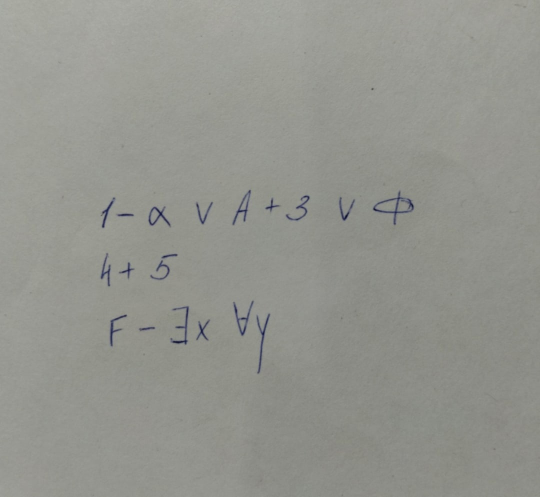
#> input picture TEST/real3.jpg, 1080 x 994 px, found by its file name (shown at 1/2 size)
$ jupyter execute --allow-errors CharacterRecognition.ipynb   (older library calls are emulated)
#> lines starting #> are read from the running program, lines starting #| are printed output that depends on the picture; after the words box and inside, x2 and y2 are one past the last pixel; in counts of white or black regions, pixels touching at a corner belong together; long printed decimals are rounded
### models/MathNet.py
import torch
import torch.nn as nn

# classes = ['(', ')', ',', '-',
#                    '0', '1', '2', '3', '4', '5', '6', '7', '8', '9',
#                    'A', '[', 'α', 'and', 'β', '∃', 'F', '∀',
#                    'γ', 'λ', 'μ', 'ω', 'or', 'φ', '→',
#                    'σ', 'sqrt', 'θ', 'v', 'x', 'y', 'z']

classes = ['(',
 ')',
 '+',
 '-',
 '0',
 '1',
 '2',
 '3',
 '4',
 '5',
 '6',
 '7',
 '8',
 '9',
 '=',
 'A',
 'C',
 'F',
 'I-',
 'alpha',
 'and',
 'beta',
 'delta',
 'equal',
 'exists',
 'forall',
 'gamma',
 '>',
 'lambda',
 'mu',
 'not',
 'omega',
 'or',
 'phi',
 'pi',
 'psi',
 'rightarrow',
 'sigma',
 'tau',
 'theta',
 'upsilon',
 'x',
 'y',
 'z',
 'Г']

NUM_CLASSES = len(classes)


# [4 lines left out: function map_pred, not called in this run]

class ResidiumBlock(torch.nn.Module):
    # [48 lines left out: functions __init__, forward, not called in this run]

class MathNet(torch.nn.Module):
    def __init__(self, out_size=NUM_CLASSES):
        super(MathNet, self).__init__()
        self.dropout_percentage = 0.44

        # 224x224x1 -> 112x112x64
        self.conv1 =  nn.Conv2d(in_channels=1, out_channels=64, kernel_size=7, stride=2, padding=3)
        self.bn1 = nn.BatchNorm2d(64)
        # 112x112x64 -> 56x56x64
        self.pool1 = nn.MaxPool2d(kernel_size=3, stride=2, padding=1)

        self.block1 = ResidiumBlock(64, 64, self.dropout_percentage, False) # 56x56x64 -> 56x56x64
        self.block2 = ResidiumBlock(64, 128, self.dropout_percentage) # 56x56x64 -> 28x28x128
        self.block3 = ResidiumBlock(128, 256, self.dropout_percentage) # 28x28x128 -> 14x14x256
        self.block4 = ResidiumBlock(256, 512, self.dropout_percentage) # 14x14x256 -> 7x7x512
        # 7x7x512 -> 1x1x512
        self.pool3 = torch.nn.AvgPool2d(kernel_size=7, stride=7, padding=0)
        self.dropout = nn.Dropout(p=self.dropout_percentage)
        # 512 -> NUM_CLASSES
        self.fc1 = torch.nn.Linear(512, NUM_CLASSES)

    # [13 lines left out: function forward, not called in this run]

### utils/printer.py
import models.MathNet as mnt
import utils.letter

classes = ['(', ')','+','-',
 '0','1','2', '3','4','5','6','7','8','9',
 '=',
 'A','C','F',
 'I-',
 'alpha',
 'and',
 'beta',
 'delta',
 'equal',
 'exists',
 'forall',
 'gamma',
 '>',
 'lambda',
 'mu',
 'not',
 'omega',
 'or',
 'phi',
 'pi',
 'psi',
 'rightarrow',
 'sigma',
 'tau',
 'theta',
 'upsilon',
 'x',
 'y',
 'z',
 'Г']

pretty_classes = ['(',
 ')',
 '+',
 '-',
 '0',
 '1',
 '2',
 '3',
 '4',
 '5',
 '6',
 '7',
 '8',
 '9',
 '=',
 'A',
 'C',
 'F',
 '├',
 'α',
 '⋀',
 'β',
 'δ',
 '≡',
 '∃',
 '∀',
 'γ',
 '>',
 'λ',
 'μ',
 '¬',
 'ω',
 '⋁',
 'φ',
 'pi',
 'ψ',
 '→',
 'σ',
 'τ',
 'θ',
 'υ',
 'x',
 'y',
 'z',
 'Г']

class PrettyPrinter:
    def __init__(self):
        pass

    def char(self, idx):
        return classes[idx]

    def pretty(self, idx):
        return pretty_classes[idx]

    # [30 lines left out: function print, not called in this run]

### CharacterRecognition.ipynb
[cell 1]
import torch
import numpy as np
import imutils
import time
import random
import cv2

from PIL import Image, ImageOps, ImageFont, ImageDraw
from torchvision import transforms

import matplotlib.pyplot as plt
import torch.nn as nn

import models.MathNet as mnt
import models.MathNet112 as mnt112
from utils.letter import Letter
from utils.printer import PrettyPrinter
from utils.image_processing import *
from utils.image_info import ImageInfo
#> (the rest of this cell did not finish here and is left out)

[cell 2]
MODEL_PATH = 'models\mathnet224\mathnet.ml'
printer = PrettyPrinter()

[cell 3]
#CUDA_LAUNCH_BLOCKING=1
torch.cuda.empty_cache()
#> (this line was passed over: torch is not available in this run)

#> (the rest of this cell did not finish here and is left out)

[cell 4]
IMAGE_NAME = 'T:\my_programs\Math_recognition\TEST\\real3.jpg'
image = cv2.imread(IMAGE_NAME)
#> image is the input picture: shape (994, 1080, 3); mean B, G, R 142.4, 148.6, 147.6

img_grey = cv2.cvtColor(image,cv2.COLOR_BGR2GRAY)

#set a thresh
thresh = 120

#get threshold image
ret,thresh_img = cv2.threshold(img_grey, 0, 255, cv2.THRESH_BINARY + cv2.THRESH_OTSU)
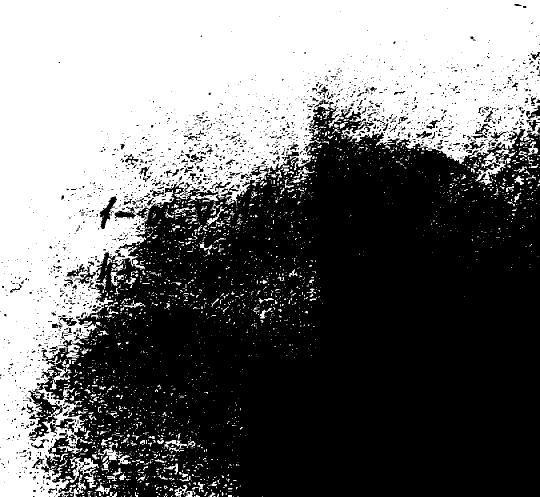
#> thresh_img: shape (994, 1080) (shown at 1/2 size); 44.2% white; 2319 white regions (2039 under 20 px)
#> ret = 148
cv2.imshow("tt", image)
cv2.waitKey(0)
cv2.destroyAllWindows()
#find contours
contours, hierarchy = cv2.findContours(thresh_img, cv2.RETR_TREE, cv2.CHAIN_APPROX_SIMPLE)
#> contours = 4395 contours, 3833 with area under 20; largest, box (x1, y1, x2, y2) and area: (0, 0, 1080, 994) 465936, (55, 780, 121, 878) 2670, (951, 304, 1022, 370) 1207, (131, 915, 198, 977) 1141, (198, 392, 235, 459) 896
img_contours = np.uint8(np.zeros((image.shape[0],image.shape[1])))

[cell 5]
path = 'T:\my_programs\Math_recognition\TEST\\5.jpg'
kwargs = dict(
        MODEL_PATH = 'models\mathnet224\mathnet.ml',
        MODEL_KIND = 'RES_NET',
        INPUT_SIZE=(224, 224),
        VISUALIZE=False,
        MIN_CONF=0.15,
        LEXER_MULTIPLIER = 1.5,
        DEBUG=True
    )
#> (the rest of this cell did not finish here and is left out)

model_state = torch.load(MODEL_PATH)
model.load_state_dict(model_state, strict=True)
#model.load_state_dict(torch.load(MODEL_PATH))
device = torch.device('cuda:0' if torch.cuda.is_available() else 'cpu')

model = model.to(device)
model.eval()

image = cv2.imread(path)
image_info = ImageInfo(image)
css = ContourSearchStep(kwargs)
info1 = css.process(image_info)

groups_step = GroupSplittingStep(kwargs)
info2 = groups_step.process(info1)
cv2.imshow('aa', info2.image)
cv2.waitKey(0)
cv2.destroyAllWindows()

lexer_step = LexerStep(kwargs)
info2 = lexer_step.process(info2)

tree_step = BuildTreeStep(kwargs)
info3 = tree_step.process(info2)

[cell 6]
# [8 lines left out: function add_border, not called in this run]

[cell 7]
# [12 lines left out: function average_size, not called in this run]

[cell 8]
def add_contrast(x, factor):
    return transforms.functional.adjust_contrast(x, factor)

[cell 9]
class ContoursDetector():
    # [183 lines left out: functions __init__, preprocess, get_rois, visualize_rois, visualize_preds, get_exact_locations and 2 more, not called in this run]

[cell 10]
path = 'T:\my_programs\Math_recognition\TEST\\5.jpg'
torch.backends.cudnn.deterministic=True
kwargs = dict(
        INPUT_SIZE=(224, 224),
        VISUALIZE=False,
        MIN_CONF=0.05,
        DEBUG=True
    )
image = cv2.imread(path)
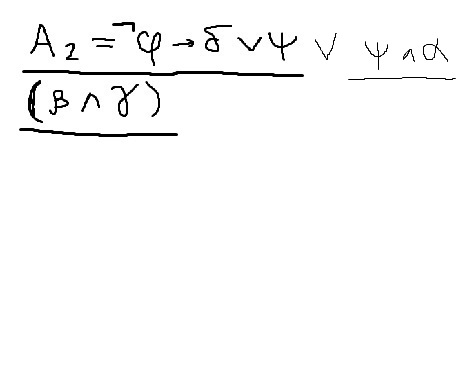
#> input picture TEST/5.jpg, 468 x 370 px, found by its file name
#> image is the input picture: shape (370, 468, 3); min 0, max 255, mean 249.7

#> (the rest of this cell did not finish here and is left out)

model_state = torch.load(MODEL_PATH)
model.load_state_dict(model_state, strict=True)
#model.load_state_dict(torch.load(MODEL_PATH))
device = torch.device('cuda:0' if torch.cuda.is_available() else 'cpu')

model = model.to(device)
model.eval()
dropout_modules = [module for module in model.modules() if isinstance(module,torch.nn.Dropout) or isinstance(module,torch.nn.BatchNorm2d)]
[module.eval() for module in dropout_modules] # disable dropout
sw = ContoursDetector(model, kwargs)
res = sw(image)
(_, letters, hlines) = res
res[1][0].bottom
# for item in letters:
#     print(item.line, printer.char(item.value))

#> (a cell that did not finish here is left out)

[cell 12]
operations = ['(', ')',
              '-', '+',
              'and', 'or', 'not', 'rightarrow',
              '=', 'equals', 'I-',
              'exists','forall',]
greek = ['alpha','beta','delta','gamma','lambda','mu','omega','phi',
 'pi','psi','sigma','tau','theta','upsilon']
latin = ['A', 'C', 'F', 'x', 'y', 'z']
latin_variables = ['x', 'y', 'z']

[cell 13]
class Node:
    # [35 lines left out: functions __init__, print, init, not called in this run]

class Group:
    # [14 lines left out: functions __init__, print, not called in this run]

[cell 14]
# [38 lines of commented-out code are left out]

[cell 15]
open = ['(']
close = [')']
af = ['A', 'F']
_not = ['not']
implicit = ['I-']
greek = ['alpha','beta','delta','gamma','lambda','mu','omega','phi',
 'pi','psi','sigma','tau','theta','upsilon']
digits = ['0', '1', '2', '3', '4', '5', '6', '7', '8', '9']
logical = ['and', 'or', 'rightarrow', 'equal']

[cell 16]
transition_table = {
    'new_line' : latin + greek + ['not', '('],
    '(': ['(', 'not', ] + greek,
    ')': [')', 'I-'] + logical,
    'digit': ['(', 'not', '-'].__add__(greek) + digits,
    'AF': digits + ['-'],
    'logical': ['(', '(', 'not', ] + greek,
    'not': ['(', 'not', ] + greek,
    'greek': [')', 'I-'] + logical,
    'I-': ['(', 'not', ] + greek,
    '-' : ['-', '(', 'not'] + greek
    }

class Lexer:
    # [80 lines left out: functions __init__, predict, nextChar, nextLexem, parse, not called in this run]

[cell 17]
# [10 lines of commented-out code are left out]
print('============')
#> (the rest of this cell did not finish here and is left out)

[cell 18]
# [18 lines of commented-out code are left out]

#> (a cell that did not finish here is left out)

[cell 20]
def is_item_appr(item, line):
    return item.left >= line.left - 5 and item.right <= line.right + 5

# [30 lines left out: function build_tree, not called in this run]

[cell 21]
_res = []

#> (the rest of this cell did not finish here and is left out)

[cell 22]
# [8 lines of commented-out code are left out]

[cell 23]
# [49 lines of commented-out code are left out]

[cell 24]
import os
from os import makedirs
from os.path import isfile, join

symbol = 'greater'
path = r'G:\TRAIN\images_contrast_to224\\' + symbol + '\\'
# [5 lines of commented-out code are left out]

# [6 lines left out: function __add_border, not called in this run]

[cell 25]
def add_contrast(x, factor):
    return transforms.functional.adjust_contrast(x, factor)

# [6 lines left out: function save_contrast, not called in this run]

[cell 26]
# [43 lines left out: function save_crop, not called in this run]
        #cv2.imwrite(path + 'sized\\' + symbol + '-' + str(i) + '-crop.jpg', sized)

[cell 27]
def save_erode(gray, i):
    erode = cv2.erode(gray, np.ones((6, 6), np.uint8), iterations=4)
    cv2.imwrite(path + 'sized\\' + symbol + '-' + str(i) + '-erode.jpg', erode)

[cell 28]
# # digits = ['0', '1', '2', '3', '4', '5', '6', '7', '8', '9']
# # for symbol in digits:
# #     path = r'E:\TRAIN\emnist\\' + symbol + '\\'
# onlyfiles = [f for f in os.listdir(path) if isfile(join(path, f))]
# if not os.path.exists(path + 'sized\\'):
#     makedirs(path + 'sized\\')

# for i, file in enumerate(onlyfiles):
#     if (i > 3100):
#         break
#     img = cv2.imread(path + '\\' + file)
#     gray = cv2.cvtColor(img, cv2.COLOR_BGR2GRAY)
#     gray = cv2.resize(gray, (224, 224), interpolation = cv2.INTER_AREA)
#     gray = cv2.flip(gray, 0)
#     #gray = np.pad(gray, pad_width=random.randint(20, 54), constant_values=[255])
#     # if (i > 1500):
#     #     save_contrast(gray, i)
#     # else:
#     #     gray = cv2.dilate(gray, np.ones((6, 6), np.uint8), iterations=1)
#     #     save_contrast(gray, i+3000)
#     #
#     #gray = cv2.rotate(gray, cv2.ROTATE_90_COUNTERCLOCKWISE)
#     cv2.imwrite(path + 'sized\\' + symbol + '-' + str(i) + '.jpg', gray)
#     #save_erode(sized, i)
#     #save_crop(gray, i, False)

[cell 29]
img = Image.open("TEST/0.jpg")
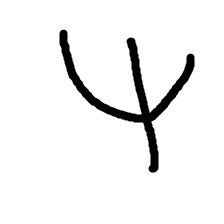
#> input picture TEST/0.jpg, 224 x 224 px
#> img is the input picture: PIL image 224x224 RGB; min 0, max 255, mean 240.4
roiOrig = cv2.imread("TEST/0.jpg")
roiOrig = cv2.cvtColor(roiOrig,cv2.COLOR_BGR2GRAY)

def add_border(image):
    pad = 10
    mask1 = np.uint8(np.ones((int(image.shape[0] - 2 * pad), int(image.shape[1] - 2 * pad))) * 255.0)
    mask2 = np.pad(mask1, pad_width=pad)
    print(pad, mask1.shape, mask2.shape)
    mask1 = np.uint8(np.ones((int(image.shape[0]), int(image.shape[1])))* 255.0)
    res = cv2.bitwise_and(mask2, image)
    res = cv2.bitwise_or(cv2.bitwise_not(mask2), res)
    return res

# skip blank images
area = img.size[0]*img.size[1]
#> area = 50176
print(area)
#| 50176
print(cv2.countNonZero(roiOrig))
#| 48690
print(cv2.countNonZero(roiOrig) / area)
#| 0.9704
indices = np.argwhere(roiOrig == 0)
#> indices = 1486 pairs, first value 30 to 171, second value 60 to 193

# Calculate the center of mass coordinates
center = np.mean(indices, axis=0)
#> center = [95.07, 130.7]

print("Center of mass coordinates: ({}, {})".format(center[1], center[0]))
#| Center of mass coordinates: (130.713, 95.073)

roiOrig = add_border(roiOrig)
#> in add_border, `mask2 = np.pad(mask1, pad_width=pad)`: mask1: shape (204, 204); every value is 255
#| 10 (204, 204) (224, 224)
#> in add_border, `res = cv2.bitwise_and(mask2, image)`:
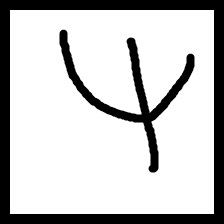
#> res: shape (224, 224); min 0, max 255, mean 196.9
#> in add_border, `res = cv2.bitwise_and(mask2, image)`:
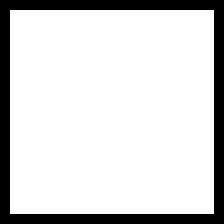
#> mask2: shape (224, 224); 82.9% white; 1 black region, box (x1, y1, x2, y2) and area: (0, 0, 224, 224) 8560
# cv2.imshow("aa", roiOrig)
# cv2.waitKey(0)
if (cv2.countNonZero(roiOrig) / area < 0.99):
#if (img.size[0]*img.size[1] - cv2.countNonZero(roiOrig) != 0):
    roi = cv2.resize(roiOrig, (224, 224))
    roi = cv2.dilate(roi, np.ones((3, 3), np.uint8), iterations=1)
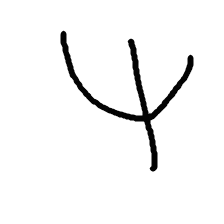
#> roi: shape (224, 224); min 0, max 255, mean 245
    print('ok')
display(img)
img.close()
